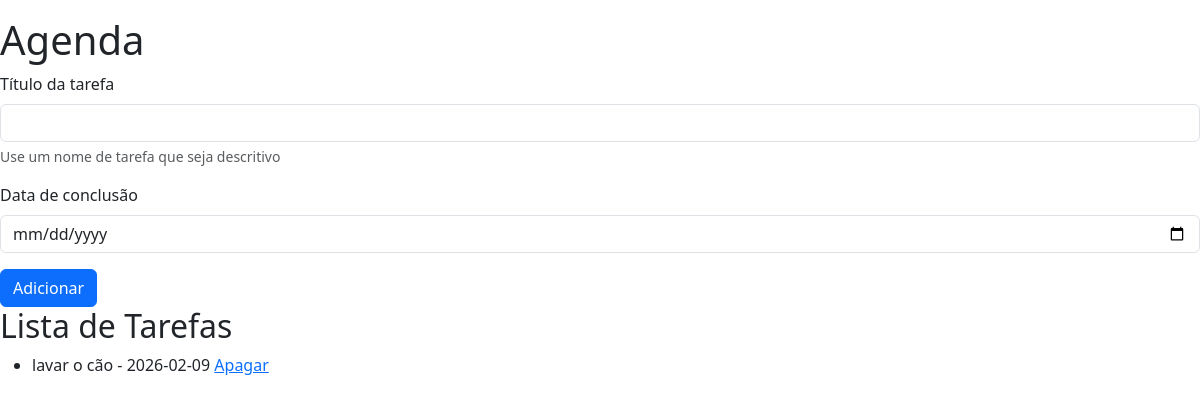
Page /agenda on the earlier database version.
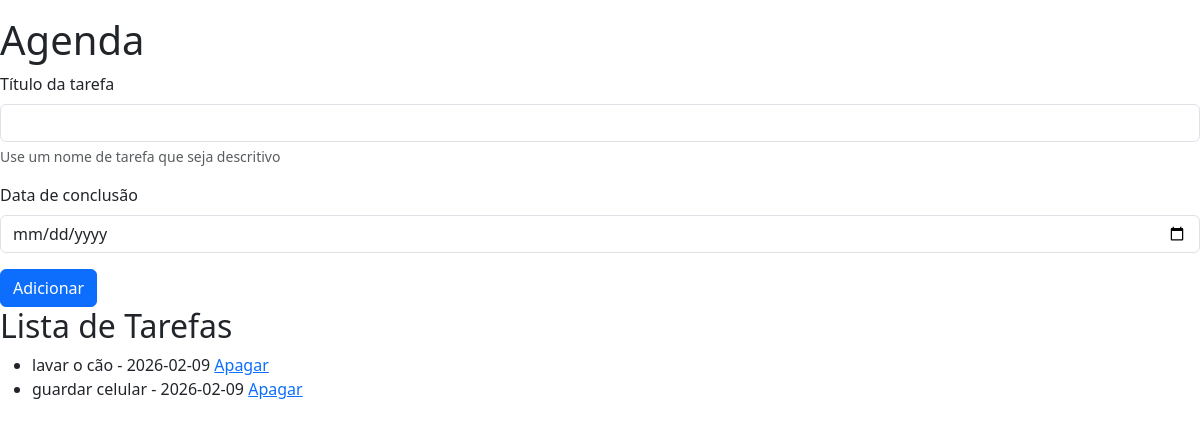
Same page on the later database version.
### tables this page shows
CREATE TABLE tarefas(
                id INTEGER PRIMARY KEY AUTOINCREMENT, 
                titulo_tarefa TEXT NOT NULL,
                data_conclusao TEXT);

### app.py (the view)
@app.route('/agenda', methods=['GET', 'POST'])
def agenda():
    tarefas = None
    if request.method == 'POST':
        titulo_tarefa = request.form['titulo-tarefa']
        data_conclusao = request.form['data-conclusao']
        tarefa = Tarefa(titulo_tarefa, data_conclusao)
        tarefa.salvar_tarefa()
    tarefas = Tarefa.obter_tarefas()
    return render_template('agenda.html', titulo='Agenda', tarefas=tarefas)

### models/database.py (called while the page is built)
    def executar(self, query: str, params: tuple = ()) -> Cursor:
        self.cursor.execute(query, params)
        self.connection.commit()
        return self.cursor

    def buscar_tudo(self, query: str, params: tuple = ()) -> list[Any]:
        self.cursor.execute(query, params )
        return self.cursor.fetchall()

    def close(self) -> None:
        self.connection.close()

    def __enter__(self):
        return self

    def __exit__(self, exc_type, exc_value, traceback):
        self.close()

### models/tarefa.py (called while the page is built)
    @staticmethod
    def obter_tarefas() -> list[Any]:
        with Database('./data/tarefas.sqlite3') as db:
            query: str = 'SELECT titulo_tarefa, data_conclusao, id FROM tarefas;'
            resultados: list[Any] = db.buscar_tudo(query)
            tarefas: list[Any] = [Tarefa(titulo, data, id) for titulo, data, id in resultados]
            return tarefas

### templates/agenda.html
{% extends "base.html"%}
{% block content %}
    <form method="POST">
        <div class="mb-3">
            <label for="titulo-tarefa" class="form-label">Título da tarefa</label>
            <input type="text" class="form-control" name="titulo-tarefa" id="titulo-tarefa" aria-describedby="ajudaNomeTarefa" required>
            <div id="ajudaNomeTarefa" class="form-text">Use um nome de tarefa que seja descritivo</div>
        </div>
        <div class="mb-3">
            <label for="data-conclusao" class="form-label">Data de conclusão</label>
            <input type="date" class="form-control" name="data-conclusao" id="data-conclusao">
        </div>
        <button type="submit" class="btn btn-primary">Adicionar</button>
    </form>
    <h2>Lista de Tarefas</h2>
    {% if tarefas %}
        <ul>
            {% for tarefa in tarefas %}
                <li>{{ tarefa.titulo_tarefa}} - {{tarefa.data_conclusao }} <a href="{{url_for('delete', idTarefa=tarefa.id_tarefa)}}">Apagar</a></li>
            {% endfor %}
        </ul>
    {% else %}
        <p>Nenhuma tarefa cadastrada</p>
    {% endif %}
{% endblock %}

Differences in the rows shown:
added tarefas: titulo_tarefa "guardar celular", data_conclusao "2026-02-09"
